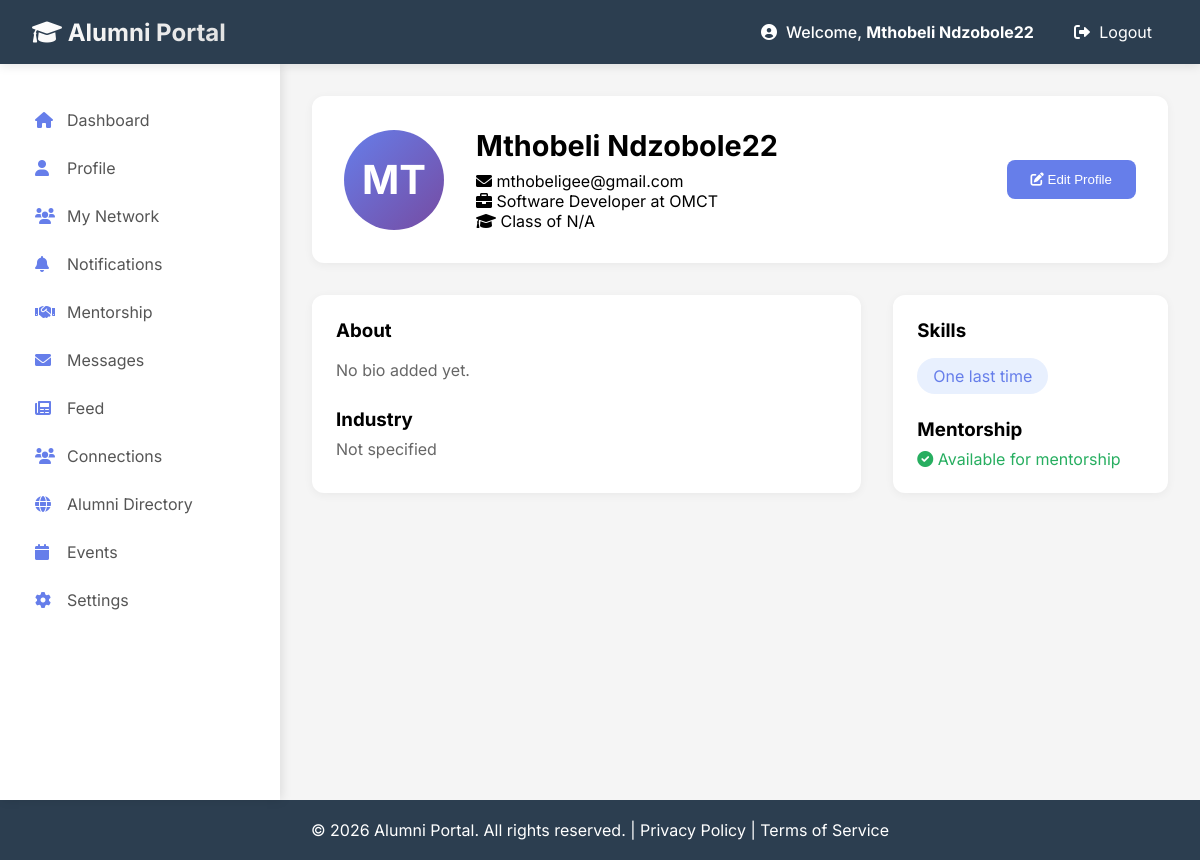
/alumni/profile (signed in), run on the app's committed database.
### app/models/user.py (models this page shows)
class User(db.Model):
    __tablename__ = 'users'
    id = db.Column(db.Integer, primary_key=True)
    full_name = db.Column(db.String(100))
    email = db.Column(db.String(120), unique=True, nullable=False)
    password_hash = db.Column(db.Text, nullable=False)
    role = db.Column(db.String(20), nullable=False)
    profile_picture = db.Column(db.Text, default='default_avatar.png')
    created_at = db.Column(db.DateTime, default=datetime.utcnow)

class AlumniProfile(db.Model):
    __tablename__ = 'alumni_profiles'
    id = db.Column(db.Integer, primary_key=True)
    user_id = db.Column(db.Integer, db.ForeignKey('users.id', ondelete='CASCADE'), unique=True)
    job_title = db.Column(db.String(100))
    company = db.Column(db.String(100))
    industry = db.Column(db.String(100))
    skills = db.Column(db.Text)
    graduation_year = db.Column(db.Integer)
    mentorship_available = db.Column(db.Boolean, default=True)
    rating_count = db.Column(db.Integer, default=0)

### app/routes/views_routes.py (the view)
@views.route("/alumni/profile")
def alumni_profile():
    user = get_current_user()
    if not user or user.role != 'alumni':
        return redirect(url_for('views.login_page'))
    from ..services import profile_service
    profile_data, error = profile_service.get_profile_logic(user.id)
    if error:
        flash(error, 'error')
        return redirect(url_for('views.alumni_dashboard'))
    return render_template("alumni/profile.html",
                         user=user,
                         profile_data=profile_data)  # Make sure this is passedssed

### app/routes/views_routes.py (called while the page is built)
def get_current_user():
    if 'user_id' in session:
        return User.query.get(session['user_id'])
    return None

### app/templates/alumni/profile.html (shortened to what this page needs)
{% extends "alumni/base_alumni.html" %}
{% block alumni_content %}
<div class="profile-header">
    <div class="profile-avatar">
        {% if user.profile_picture and user.profile_picture != 'default_avatar.png' %}
            <img src="{{ url_for('static', filename='uploads/' + user.profile_picture) }}" alt="Profile" style="width: 100%; height: 100%; border-radius: 50%; object-fit: cover;">
        {% else %}
            {{ user.full_name[:2].upper() }}
        {% endif %}
    </div>
    <div class="profile-info">
        <h2>{{ user.full_name }}</h2>
        <p><i class="fas fa-envelope"></i> {{ user.email }}</p>
        <p><i class="fas fa-briefcase"></i> {{ profile_data.details.job_title or 'Job Title' }} at {{ profile_data.details.company or 'Company' }}</p>
        <p><i class="fas fa-graduation-cap"></i> Class of {{ profile_data.details.graduation_year or 'N/A' }}</p>
    </div>
    <button class="edit-btn" onclick="openEditModal()">
        <i class="fas fa-edit"></i> Edit Profile
    </button>
</div>
<div style="display: grid; grid-template-columns: 2fr 1fr; gap: 2rem;">
    <div style="background: white; border-radius: 12px; padding: 1.5rem; box-shadow: 0 2px 10px rgba(0,0,0,0.05);">
        <h3>About</h3>
        <p style="color: #666; line-height: 1.6; margin-top: 1rem;">
            {{ profile_data.details.bio or 'No bio added yet.' }}
        </p>
        <h3 style="margin-top: 1.5rem;">Industry</h3>
        <p style="color: #666; margin-top: 0.5rem;">
            {{ profile_data.details.industry or 'Not specified' }}
        </p>
    </div>
    <div style="background: white; border-radius: 12px; padding: 1.5rem; box-shadow: 0 2px 10px rgba(0,0,0,0.05);">
        <h3>Skills</h3>
        <div style="display: flex; flex-wrap: wrap; gap: 0.5rem; margin-top: 1rem;">
            {% if profile_data.details.skills %}
                {% for skill in profile_data.details.skills.split(',') %}
                    <span style="background: #e8f0fe; color: #667eea; padding: 0.5rem 1rem; border-radius: 20px;">
                        {{ skill.strip() }}
                    </span>
                {% endfor %}
            {% else %}
                <p style="color: #999;">No skills added yet.</p>
            {% endif %}
        </div>
        <h3 style="margin-top: 1.5rem;">Mentorship</h3>
        <p style="margin-top: 0.5rem;">
            {% if profile_data.details.mentorship_available %}
                <span style="color: #27ae60;"><i class="fas fa-check-circle"></i> Available for mentorship</span>
            {% else %}
                <span style="color: #e74c3c;"><i class="fas fa-times-circle"></i> Not available</span>
            {% endif %}
        </p>
    </div>
</div>
{% endblock %}

### app/templates/base.html (shortened to what this page needs)
<!DOCTYPE html>
<html lang="en">
<head>
    <link rel="stylesheet" href="https://cdnjs.cloudflare.com/ajax/libs/font-awesome/6.0.0/css/all.min.css">
</head>
<body>
    <nav class="navbar">
        <div class="logo">
            <a href="{{ url_for('views.home') }}">
                <i class="fas fa-graduation-cap"></i> Alumni Portal
            </a>
        </div>
        <div class="user-menu">
            {% if session.get('user_id') %}
                <span>
                    <i class="fas fa-user-circle"></i>
                    Welcome, <strong>{{ session.get('user_name', 'User') }}</strong>
                </span>
                <a href="{{ url_for('auth.logout') }}">
                    <i class="fas fa-sign-out-alt"></i> Logout
                </a>
            {% endif %}
        </div>
    </nav>
    {% block content %}{% endblock %}
    <footer class="footer">
        <p>&copy; 2026 Alumni Portal. All rights reserved. | <a href="#" style="color: white; text-decoration: none;">Privacy Policy</a> | <a href="#" style="color: white; text-decoration: none;">Terms of Service</a></p>
    </footer>
</body>
</html>

### app/templates/alumni/profile.html (style rules this page uses)
.profile-header { background: white; border-radius: 12px; padding: 2rem; margin-bottom: 2rem; display: flex; align-items: center; gap: 2rem; box-shadow: 0 2px 10px rgba(0,0,0,0.05); }
.profile-avatar { width: 100px; height: 100px; background: linear-gradient(135deg, #667eea 0%, #764ba2 100%); border-radius: 50%; display: flex; align-items: center; justify-content: center; color: white; font-size: 2.5rem; font-weight: bold; }
.profile-info h2 { font-size: 1.8rem; margin-bottom: 0.5rem; }
.edit-btn { margin-left: auto; padding: 0.75rem 1.5rem; background: #667eea; color: white; border: none; border-radius: 8px; cursor: pointer; transition: all 0.2s; }

### app/templates/base.html (style rules this page uses)
* { margin: 0; padding: 0; box-sizing: border-box; }
body { font-family: 'Inter', -apple-system, BlinkMacSystemFont, 'Segoe UI', Roboto, Oxygen, Ubuntu, sans-serif; background: #f5f5f5; min-height: 100vh; display: flex; flex-direction: column; }
.navbar { background: #2c3e50; color: white; padding: 1rem 2rem; display: flex; justify-content: space-between; align-items: center; position: sticky; top: 0; z-index: 1000; height: 64px; width: 100%; box-shadow: 0 2px 10px rgba(0,0,0,0.1); }
.logo a { color: white; text-decoration: none; font-size: 1.5rem; font-weight: bold; white-space: nowrap; background: linear-gradient(135deg, #fff 0%, #e0e0e0 100%); -webkit-background-clip: text; -webkit-text-fill-color: transparent; background-clip: text; }
.user-menu { display: flex; align-items: center; gap: 1.5rem; }
.user-menu span { font-weight: 500; white-space: nowrap; }
.user-menu a { color: white; text-decoration: none; padding: 0.5rem 1rem; border-radius: 5px; transition: background 0.3s; white-space: nowrap; }
.user-menu i { margin-right: 0.3rem; }
.footer { background: #2c3e50; color: white; text-align: center; padding: 1rem; margin-top: auto; height: 60px; display: flex; align-items: center; justify-content: center; }

### data on the page
User: get "Mthobeli Ndzobole22", full_name "MT", full_name "Mthobeli Ndzobole22", email "mthobeligee@gmail.com"
AlumniProfile: details "Software Developer", details "OMCT", strip "One last time"

### other printed values
{{ profile_data.details.graduation_year or 'N/A' }} "N/A"
{{ profile_data.details.bio or 'No bio added yet.' }} "No bio added yet."
{{ profile_data.details.industry or 'Not specified' }} "Not specified"
